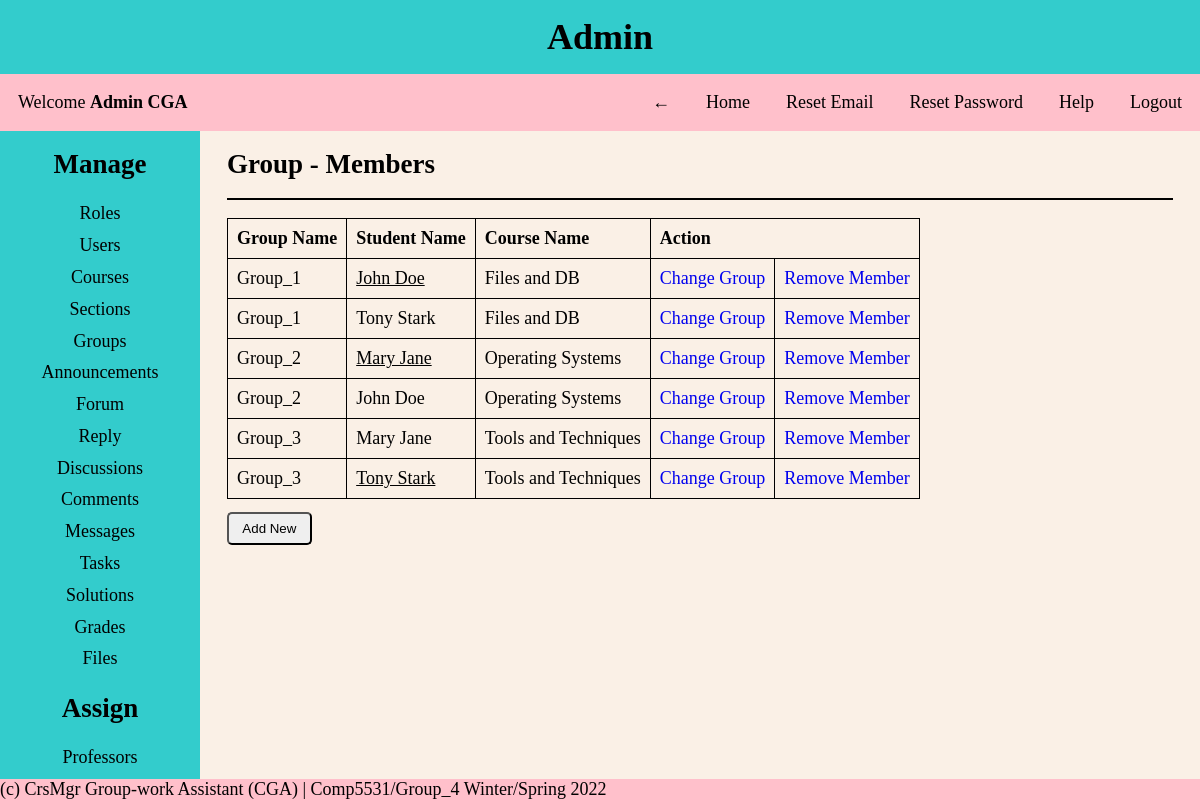
The page /pages/admin.php?page=assign-group (signed in) on the database as committed earlier.
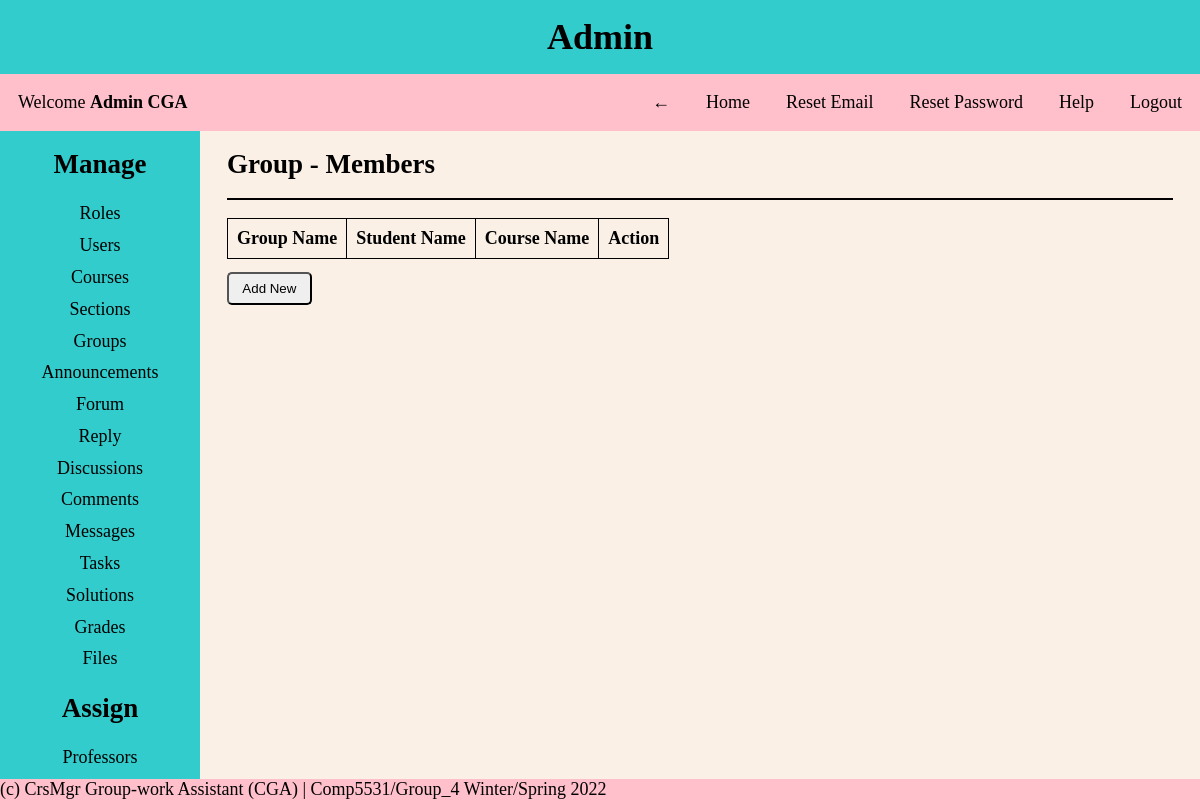
The same page on the database as committed later.
### tables this page shows
CREATE TABLE Student_Groups
(
  group_id INT NOT NULL AUTO_INCREMENT PRIMARY KEY,
  group_name VARCHAR(30) NOT NULL,
  group_leader_sid INT NOT NULL
);

CREATE TABLE Users
(
  user_id INT NOT NULL AUTO_INCREMENT PRIMARY KEY,
  first_name VARCHAR(30) NOT NULL,
  last_name VARCHAR(30) NOT NULL,
  dob DATE NOT NULL,
  email VARCHAR(30) NOT NULL UNIQUE,
  username VARCHAR(30) NOT NULL UNIQUE,
  password VARCHAR(30) NOT NULL,
  created_on DATETIME DEFAULT CURRENT_TIMESTAMP,
  first_login TINYINT NOT NULL,
  role_id INT NOT NULL,
  FOREIGN KEY (role_id) REFERENCES Roles(role_id)
);

CREATE TABLE Course
(
  course_id INT NOT NULL AUTO_INCREMENT PRIMARY KEY,
  course_name VARCHAR(30) NOT NULL UNIQUE,
  course_number INT NOT NULL UNIQUE
);

### helper/functions.php (called while the page is built, shortened)
<?php
function isGroupLeader($student_id, $group_id)
{
    global $conn;
    $query = "SELECT * FROM student_groups WHERE group_leader_sid='$student_id' AND group_id='$group_id'";
    $result = mysqli_query($conn, $query);
    if (mysqli_num_rows($result) > 0) {
        return true;
    }
    return false;
}
function isAdmin()
{
    if (isset($_SESSION['role_id']) && $_SESSION['role_id'] == 1) {
        return true;
    }
    return false;
}
function isStudent()
{
    return false;
}

### assigns/assign-group.php (the view, shortened to what this page needs)
<?php
$session_user_id = $_SESSION['user_id'];
?>
<div class="content-body">
    <?php
    if (isset($_GET['group_id'])) {
        if (isAdmin()) {
            $query = "SELECT g.*, c.*, st.*, u.* FROM student_groups as g
            JOIN member_of_group as mg ON mg.group_id = g.group_id
            JOIN student as st ON st.student_id = mg.student_id
            JOIN users as u ON u.user_id = st.user_id
            JOIN group_of_course as gc ON gc.group_id = g.group_id
            JOIN course as c ON c.course_id = gc.course_id
            WHERE g.group_id = '$session_group_id'
            ORDER BY g.group_id ASC";
        } elseif (isProfessor()) {
            $query = "SELECT g.*, c.*, st.*, u.* FROM student_groups as g
            JOIN member_of_group as mg ON mg.group_id = g.group_id
            JOIN student as st ON st.student_id = mg.student_id
            JOIN users as u ON u.user_id = st.user_id
            JOIN group_of_course as gc ON gc.group_id = g.group_id
            JOIN course as c ON c.course_id = gc.course_id
            JOIN prof_of_course as pc ON pc.course_id = c.course_id
            JOIN professor as p ON p.professor_id = pc.professor_id
            WHERE p.user_id = '$session_user_id' AND g.group_id = '$session_group_id'
            ORDER BY g.group_id ASC";
        } else {
            $query = "SELECT g.*, c.*, st.*, u.* FROM student_groups as g
            JOIN member_of_group as mg ON mg.group_id = g.group_id
            JOIN student as st ON st.student_id = mg.student_id
            JOIN users as u ON u.user_id = st.user_id
            JOIN group_of_course as gc ON gc.group_id = g.group_id
            JOIN course as c ON c.course_id = gc.course_id
            WHERE g.group_id = '$session_group_id'
            ORDER BY g.group_id ASC";
        }
    } else {
        if (isAdmin()) {
            $query = "SELECT g.*, c.*, st.*, u.* FROM student_groups as g
            JOIN member_of_group as mg ON mg.group_id = g.group_id
            JOIN student as st ON st.student_id = mg.student_id
            JOIN users as u ON u.user_id = st.user_id
            JOIN group_of_course as gc ON gc.group_id = g.group_id
            JOIN course as c ON c.course_id = gc.course_id
            ORDER BY g.group_id ASC";
        }
    }
    $results = mysqli_query($conn, $query);
    ?>
    <h2>Group - Members</h2>
    <hr>
    <table>
        <thead>
            <tr>
                <th>Group Name</th>
                <th>Student Name</th>
                <th>Course Name</th>
                <th colspan="2">Action</th>
            </tr>
        </thead>
        <tbody>
            <?php
            foreach ($results as $row) {
                $user_id = $row['user_id'];
                $group_id = $row['group_id'];
                $group_name = $row['group_name'];
                $student_name = $row['first_name'] . " " . $row['last_name'];
                $course_id = $row['course_id'];
                $course_name = $row['course_name'];
                $student_id = $row['student_id'];
            ?>
                <tr>
                    <td><?= $group_name ?></td>
                    <?php if (isGroupLeader($student_id, $group_id)) { ?>
                        <td><u><?= $student_name ?></u></td>
                    <?php } else { ?>
                        <td><?= $student_name ?></td>
                    <?php } ?>
                    <td><?= $course_name ?></td>
                    <?php if (!isStudent()) { ?>
                        <td><a href="?page=assign-group&update_view=true&user_id=<?= $user_id ?>&course_id=<?= $course_id ?>&group_id=<?= $group_id ?>">Change Group</a></td>
                        <td><a href="?page=assign-group&delete_view=true&user_id=<?= $user_id ?>&group_id=<?= $group_id ?>" onclick="return confirm('Are you sure you want to delete?')">Remove Member</a></td>
                    <?php } ?>
                </tr>
            <?php } ?>
        </tbody>
    </table>
    <?php if (isAdmin()) { ?>
        <a href="?page=assign-group&add_view=true&group_id=<?= $group_id ?>">
            <button>Add New</button>
        </a>
    <?php } ?>
</div>

Rows that differ between the two databases and show on the page:
removed student_groups: group_name "Group_1", users.first_name+last_name "John Doe", course.course_name "Files and DB", users.first_name+last_name "Tony Stark"
removed student_groups: group_name "Group_2", users.first_name+last_name "Mary Jane", course.course_name "Operating Systems", users.first_name+last_name "John Doe"
removed student_groups: group_name "Group_3", users.first_name+last_name "Mary Jane", course.course_name "Tools and Techniques", users.first_name+last_name "Tony Stark"
